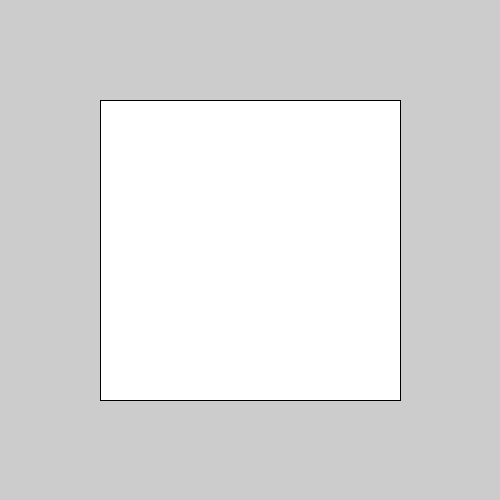
Frame 1 (no input)
Frame 60 (the mouse pressed at the canvas centre just before this capture): identical to frame 1, image omitted
Frame 120 (the mouse held since frame 60 and released just before this capture): identical to frame 1, image omitted

The Processing sketch that drew this single still picture (run headless with seeded random() and noise(); from frame 60 on, the mouse is pressed at the canvas centre):

// Processing sketch: sample_11_keyboard_02_keyboard_01
// ── sample_11_keyboard_02_keyboard_01.pde
void setup() {
  size(500, 500);
}

void draw() {
  if (keyPressed == true) {
    fill(0);
  } else {
    fill(255);
  }
  rect(100, 100, width-200, height-200);
}
